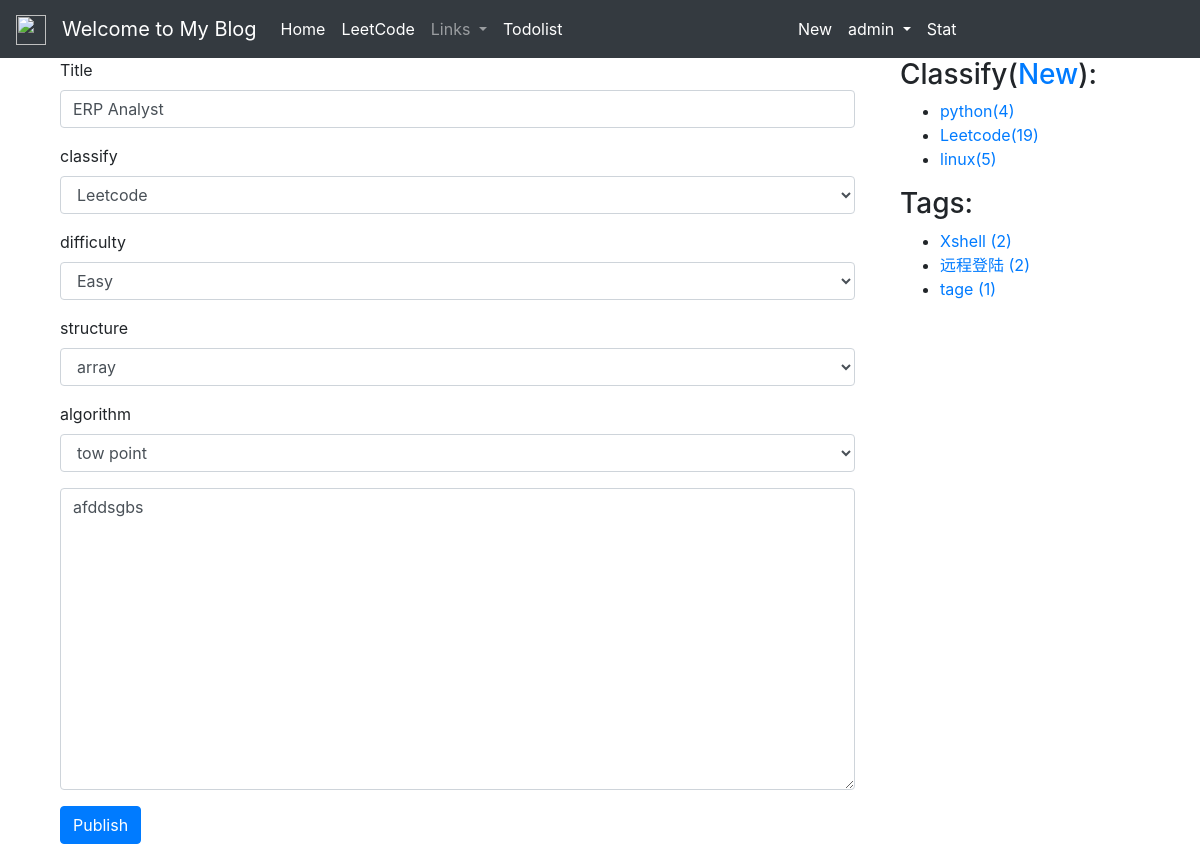
Page /blog-update/159 (signed in) on the earlier database version.
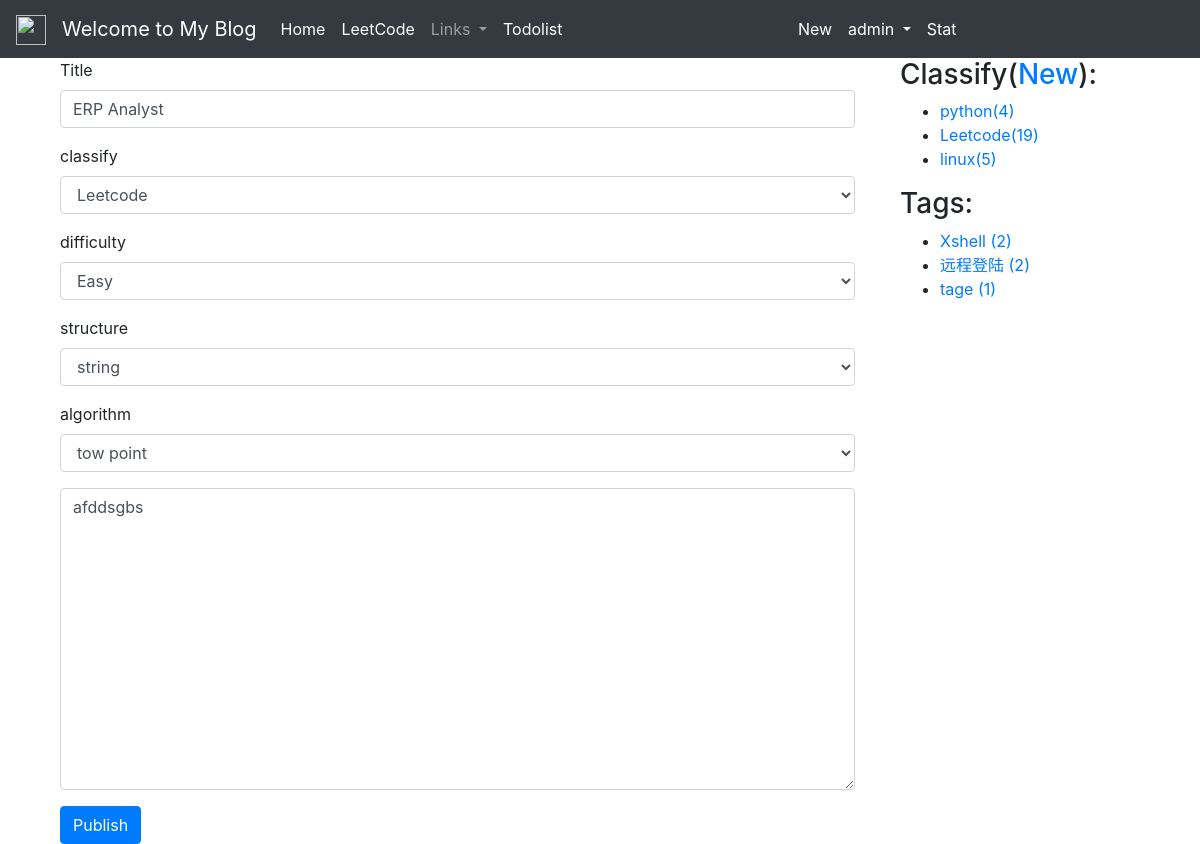
Same page on the later database version.
### blog/models.py (models this page shows, shortened)
class Blog(models.Model):
    author = models.ForeignKey(User, on_delete=models.CASCADE)
    title = models.CharField(max_length=100)
    body = models.TextField()
    total_views = models.PositiveIntegerField(default=0)
    created_time = models.DateTimeField(default=timezone.now)
    updated_time = models.DateTimeField(auto_now=True)
    abstract = models.CharField(max_length=200, blank=True)
    classify = models.ForeignKey(BlogClassify, null=True, on_delete=models.CASCADE, related_name='blog')
    tags = models.ManyToManyField(Tag, blank=True)
    avatar = models.ImageField(upload_to='blog/%Y%m%d/', blank=True)
    difficulty=models.ForeignKey(BlogDifficulty,null=True,on_delete=models.CASCADE, related_name='blog')
    datastructrue=models.ForeignKey(BlogClassifyDataStructure,null=True,on_delete=models.CASCADE, related_name='blog')
    algorithm=models.ForeignKey(BlogAlgorithm,null=True,on_delete=models.CASCADE, related_name='blog')
    class Meta:
        ordering = ('-created_time',)

class BlogClassifyDataStructure(models.Model):
    title = models.CharField(max_length=100, blank=True)
    created = models.DateTimeField(default=timezone.now)
    def __str__(self):
        return self.title

class BlogClassify(models.Model):
    title = models.CharField(max_length=100, blank=True)
    created = models.DateTimeField(default=timezone.now)
    def __str__(self):
        return self.title

class BlogDifficulty(models.Model):
    title = models.CharField(max_length=100, blank=True)
    created = models.DateTimeField(default=timezone.now)
    def __str__(self):
        return self.title

class BlogAlgorithm(models.Model):
    title = models.CharField(max_length=100, blank=True)
    created = models.DateTimeField(default=timezone.now)
    def __str__(self):
        return self.title

### blog/views.py (the view)
# urls.py: path('blog-update/<int:id>',views.blog_update,name='blog_update'),
def blog_update(request, id):
    blog = Blog.objects.get(id=id)
    if request.user != blog.author:
        return HttpResponse("抱歉，你无权修改这篇文章。")
    if request.method == 'POST':
        blog_post_form = BlogPostForm(data=request.POST)
        if blog_post_form.is_valid():
            blog.title = request.POST['title']
            blog.body = request.POST['body']
            if request.POST['classify'] and request.POST['classify']!= 'none':
                blog.classify = BlogClassify.objects.get(id=request.POST['classify'])
            else:
                blog.classify = None
            if blog.classify.title == 'Leetcode':
                if request.POST['difficulty'] and request.POST['difficulty']!= 'none':
                    blog.difficulty = BlogDifficulty.objects.get(id=request.POST['difficulty'])
                else:
                    blog.difficulty = None
                if request.POST['structure'] and request.POST['structure']!= 'none':
                    blog.datastructrue = BlogClassifyDataStructure.objects.get(id=request.POST['structure'])
                else:
                    blog.datastructrue = None
                if request.POST['algorithm'] and request.POST['algorithm']!= 'none':
                    blog.algorithm = BlogAlgorithm.objects.get(id=request.POST['algorithm'])
                else:
                    blog.algorithm = None
            else:
                blog.tags.clear()
                if request.POST['tag'] and request.POST['tag'] != '':
                    curs = request.POST['tag'].split(',')
                    rep = set()
                    for obj in Tag.objects.all():
                        rep.add(obj.name)
                    for cur in curs:
                        if cur != '' and not cur in rep:
                            rep.add(cur)
                            new_tag = Tag(name=cur)
                            new_tag.save()
                        if cur:
                            addtag = Tag.objects.get(name=cur)
                            blog.tags.add(addtag)
                            blog.save()
            blog.save()
            return redirect('blog:blog_detail', id=id)
        else:
            return HttpResponse("表单有问题")
    else:
        if blog.classify.title!='Leetcode':
            blog_post_form = BlogPostForm()
            classifies = BlogClassify.objects.all()
            cur_all_tags = blog.tags.all()
            tags = ''
            for curtag in cur_all_tags:
                tags += str(curtag.name) + ','
            tags = tags[:-1]
            context = {'blog': blog, 'blog_post_form': blog_post_form, 'classifies': classifies, 'tags': tags}
            return render(request, 'blog/update.html', context)
        else:
            blog_post_form = BlogPostForm()
            difficulty = BlogDifficulty.objects.all()
            structure = BlogClassifyDataStructure.objects.all()
            classifies = BlogClassify.objects.all()
            algorithm = BlogAlgorithm.objects.all()
            context = {'blog': blog, 'blog_post_form': blog_post_form, 'classifies': classifies,'difficulty': difficulty, 'structure': structure,'algorithm':algorithm}
            return render(request, 'blog/updateleetcode.html', context)

### blog/forms.py
class BlogPostForm(forms.ModelForm):
    class Meta:
        model = Blog
        fields = ('title', 'body', 'avatar',)

### blog/templatetags/blog_extras.py (called while the page is built)
@register.inclusion_tag('blog/inclusions/_classify.html',takes_context=True)
def show_classify(context):
    classify_list = BlogClassify.objects.annotate(num_posts=Count('blog')).filter(num_posts__gt=0)
    return {
        'classify_list': classify_list,
    }

@register.inclusion_tag('blog/inclusions/_tags.html', takes_context=True)
def show_tags(context):
    tag_list = Tag.objects.annotate(num_posts=Count('blog')).filter(num_posts__gt=0)
    return {
        'tag_list': tag_list,
    }

### templates/blog/updateleetcode.html (shortened to what this page needs)
{% extends "base.html" %}
{% load staticfiles %}
{% block content %}
<div class="container">
    <div>
        <form method="post" action="">
            <div class="form-group">
                <label for="title">Title</label>
                <input type="text" class="form-control" id="title" name="title" value="{{ blog.title }}">
            </div>
            <div class="form-group">
                <label for="classify">classify</label>
                <select class="form-control" id="classify" name="classify">
                    {% for classify in classifies %}
                    <option value="{{ classify.id }}"
                            {% if classify.id == blog.classify.id %}
                            selected
                            {% endif %}
                    >
                        {{ classify }}
                    </option>
                    {% endfor %}
                </select>
            </div>
            <div class="form-group">
                <label for="difficulty">difficulty</label>
                <select class="form-control" id="difficulty" name="difficulty">
                    {% for difficulty in difficulty %}
                    <option value="{{ difficulty.id }}"
                            {% if difficulty.id == blog.difficulty.id %}
                            selected
                            {% endif %}
                    >
                        {{ difficulty }}
                    </option>
                    {% endfor %}
                </select>
            </div>
            <div class="form-group">
                <label for="structure">structure</label>
                <select class="form-control" id="structure" name="structure">
                    {% for structure in structure %}
                    <option value="{{ structure.id }}"
                            {% if structure.id == blog.datastructrue.id %}
                            selected
                            {% endif %}
                    >
                        {{ structure }}
                    </option>
                    {% endfor %}
                </select>
            </div>
            <div class="form-group">
                <label for="algorithm">algorithm</label>
                <select class="form-control" id="algorithm" name="algorithm">
                    {% for algorithm in algorithm %}
                    <option value="{{ algorithm.id }}"
                            {% if algorithm.id == blog.algorithm.id %}
                            selected
                            {% endif %}
                    >
                        {{ algorithm }}
                    </option>
                    {% endfor %}
                </select>
            </div>
            <div class="form-group">
                <textarea id="body" class="form-control" name="body" rows="12">{{ blog.body }}</textarea>
            </div>
            <button type="submit" class="btn btn-primary">Publish</button>
        </form>
    </div>
</div>
{% endblock content %}

Differences in the rows shown:
changed Blog "ERP Analyst": structure "array" → "string"
